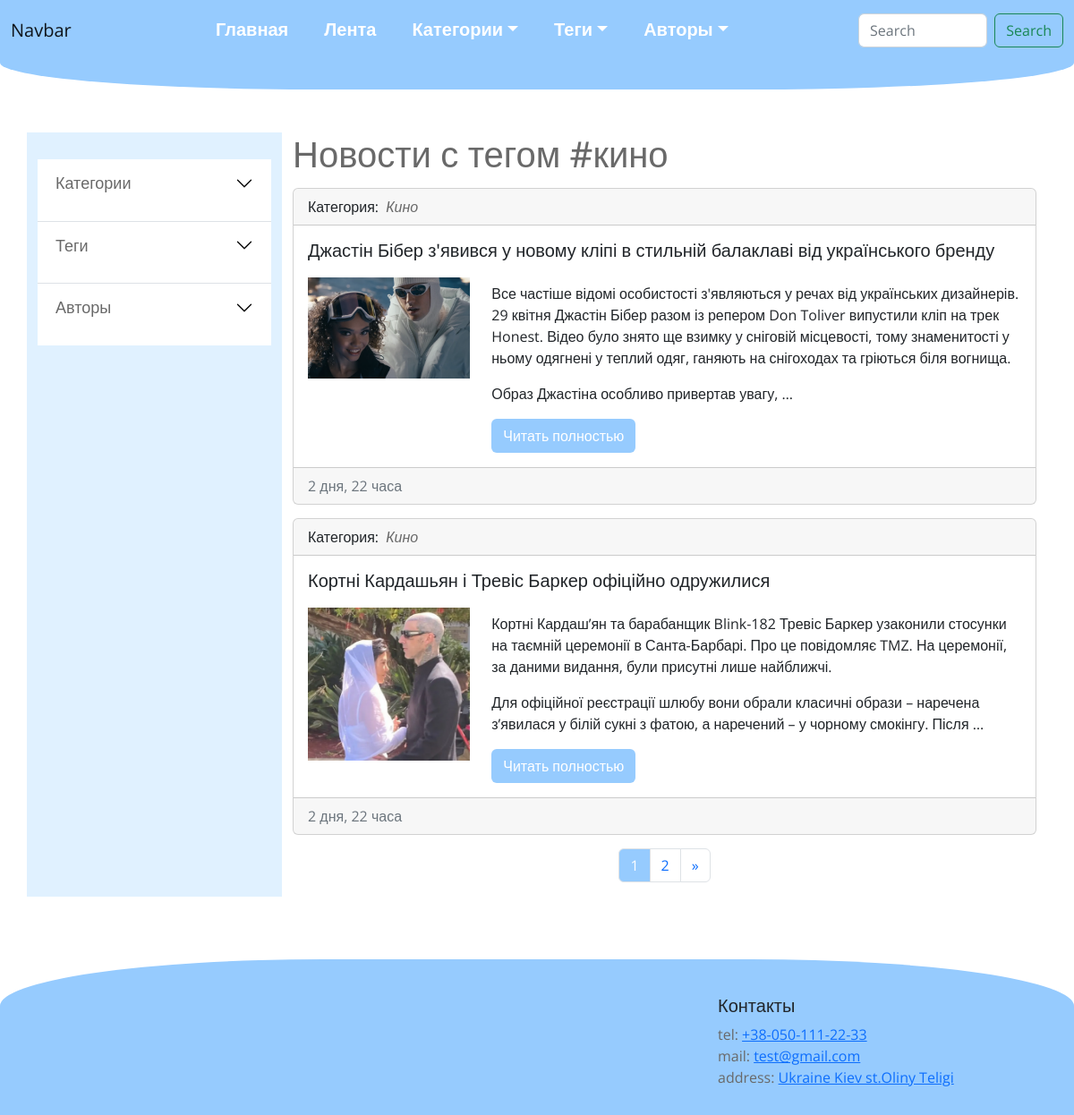
The page /tag/kino/ on the database its author committed.
### news/models.py (models this page shows, shortened)
class News(models.Model):
    slug = models.SlugField(max_length=150, verbose_name='url', unique=True)
    title = models.CharField(max_length=150, verbose_name='Тайтл')
    content = models.TextField(verbose_name='Текст поста')
    category = models.ForeignKey('category', on_delete=models.PROTECT, verbose_name='Категория')
    tag = models.ManyToManyField('tag', blank=True, verbose_name='Теги')
    created_at = models.DateTimeField(auto_now_add=True, verbose_name='Дата публикации')
    photo = models.ImageField(upload_to='newsImg/media/%Y/%m/%d', blank=True, verbose_name='Загрузить фото')
    views = models.IntegerField(default=0, verbose_name='Просмотры')
    author = models.ManyToManyField('author', verbose_name='Автор')
    is_published = models.BooleanField(default=True, verbose_name='Опубликованно')
    def get_absolute_url(self):
        return reverse('news', kwargs={'slug': self.slug})
    class Meta:
        verbose_name = 'Статья'
        verbose_name_plural = 'Статьи'
        ordering = ['-created_at']

class Category(models.Model):
    slug = models.SlugField(max_length=150, verbose_name='url', unique=True)
    title = models.CharField(max_length=150, verbose_name='Название категории')
    description = models.TextField(verbose_name='Описание категории', default='')
    photo = models.ImageField(upload_to='CategoryImg/media/%Y/%m/%d', blank=True, verbose_name='Загрузить фото')
    def __str__(self):
        return self.title
    def get_absolute_url(self):
        return reverse('category', kwargs={'slug': self.slug})
    class Meta:
        verbose_name = 'Категория'
        verbose_name_plural = 'Категории'
        ordering = ['title']

### news/views.py (the view)
# urls.py: path('tag/<str:slug>/', TagPage.as_view(), name='tag'),
class TagPage(ListView):
    model = News
    context_object_name = 'news'
    template_name = 'news/tag_page.html'
    paginate_by = 2
    def get_context_data(self, *, object_list=None, **kwargs):
        context = super().get_context_data(**kwargs)
        context['newsPage'] = Tag.objects.get(slug=self.kwargs['slug'])
        context['h1'] = f"Новости с тегом #{str(Tag.objects.get(slug=self.kwargs['slug'])).lower()}"
        return context
    def get_queryset(self):
        return News.objects.filter(is_published=True, tag__slug=self.kwargs['slug'])

### news/models.py (called while the page is built)
    def __str__(self):
        return self.title

    def get_absolute_url(self):
        return reverse('tag', kwargs={'slug': self.slug})

    def __str__(self):
        return f'{self.surname} {self.name}'

    def get_absolute_url(self):
        return reverse('author', kwargs={'slug': self.slug})

### news/templatetags/menu_tag.py (called while the page is built)
@register.inclusion_tag('news/blocks/category_tpl.html')
def get_menu_categories():
    categories = Category.objects.annotate(cat=Count('news', filter=F('news__pk'))).filter(cat__gt=0)
    return {'categories': categories}

@register.inclusion_tag('news/blocks/tags_tpl.html')
def get_menu_tags():
    tags = Tag.objects.annotate(cat=Count('news', filter=F('news__pk'))).filter(cat__gt=0)
    return {'tags': tags}

@register.inclusion_tag('news/blocks/authors_tpl.html')
def get_menu_authors():
    authors = Author.objects.all()
    return {'authors': authors}

### news/templatetags/pagination_tag.py (called while the page is built)
@register.inclusion_tag('news/blocks/pagination_tpl.html')
def get_pagination(page_obj):
    return {'page_obj': page_obj}

### news/templatetags/side_bar_tag.py (called while the page is built)
@register.inclusion_tag('news/blocks/sidebar_tpl.html')
def get_sidebar():
    categories = Category.objects.annotate(cat=Count('news', filter=F('news__pk'))).filter(cat__gt=0)
    tags = Tag.objects.annotate(cat=Count('news', filter=F('news__pk'))).filter(cat__gt=0)
    authors = Author.objects.all()
    return {'categories': categories,
            'tags': tags,
            'authors': authors}

### news/templates/news/tag_page.html (shortened to what this page needs)
{% extends 'base.html' %}
{% load side_bar_tag %}
{% load pagination_tag %}
{% load static %}
{% block content %}
    <div class="row news_detail category-detail">
        {% get_sidebar %}
        <div class="timeline-block col-md-9">
            <h1>{{ h1 }}</h1>
            {% for item in news %}
                <div class="card text-start">
                    <div class="card-header">
                        <span>Категория: <a href="{{ item.category.get_absolute_url }}"
                                            class="category-top-link">{{ item.category }}</a></span>
                    </div>
                    <div class="card-body">
                        <h5 class="card-title">{{ item.title }}</h5>
                        <div class="row">
                            <div class="col-md-3 timeline-photo">
                                {% if item.photo %}
                                    <img src="{{ item.photo.url }}" alt="photo-{{ item.title }}">
                                {% else %}
                                    <img src="{% static 'general/img.png' %}" alt="photo-{{ item.title }}">
                                {% endif %}
                            </div>
                            <div class="col-md-9">
                                <p class="card-text">
                                    {% autoescape off %}
                                        {{ item.content|truncatewords:50 }}
                                    {% endautoescape %}
                                </p>
                                <a href="{{ item.get_absolute_url }}" class="btn">Читать полностью</a>
                            </div>
                        </div>
                    </div>
                    <div class="card-footer text-muted">
                        {{ item.created_at|timesince }}
                    </div>
                </div>
            {% endfor %}
            {% get_pagination page_obj %}
        </div>
    </div>
{% endblock %}

### NewsPortal/static/style.css (style rules this page uses)
* { font-family: 'Open Sans', sans-serif; }
html { height: 100%; position: relative; }
html body { height: 100%; }
.news_detail { margin-bottom: 70px; margin-top: 80px; }
.news_detail h1 { display: block; margin-bottom: 14px; }
.timeline-block h1 { color: dimgrey; }
.timeline-block .card { margin-bottom: 15px; }
.timeline-block .category-top-link { text-decoration: none; font-style: italic; padding-left: 4px; color: dimgrey; }
.timeline-block .btn { background-color: #96CBFE; color: white; }
.timeline-block .timeline-photo { padding-top: 10px; overflow: hidden; }
.timeline-block .timeline-photo img { width: 100%; }

### rows shown on the page
News: category "Кино", title "Джастін Бібер з'явився у новому кліпі в стильній балаклаві від українського бренду", photo (picture), content "Все частіше відомі особистості з'являються у речах від українських дизайнерів. 29 квітня Джастін Бібер разом із репером Don Toliver випустили кліп на трек Honest. Відео було знято ще взимку у сніговій місцевості, тому знаменитості у ньому одягнені у теплий одяг, ганяють на снігоходах та гріються біля вогнища. Образ Джастіна особливо привертав увагу, …", created_at "2 дня, 22 часа"
News: category "Кино", title "Кортні Кардашьян і Тревіс Баркер офіційно одружилися", photo (picture), content "Кортні Кардаш’ян та барабанщик Blink-182 Тревіс Баркер узаконили стосунки на таємній церемонії в Санта-Барбарі. Про це повідомляє TMZ. На церемонії, за даними видання, були присутні лише найближчі. Для офіційної реєстрації шлюбу вони обрали класичні образи – наречена з’явилася у білій сукні з фатою, а наречений – у чорному смокінгу. Після …", created_at "2 дня, 22 часа"

### other values the page prints
{{ h1 }} "Новости с тегом #кино"
{{ p }} "1"
{{ p }} "2"
